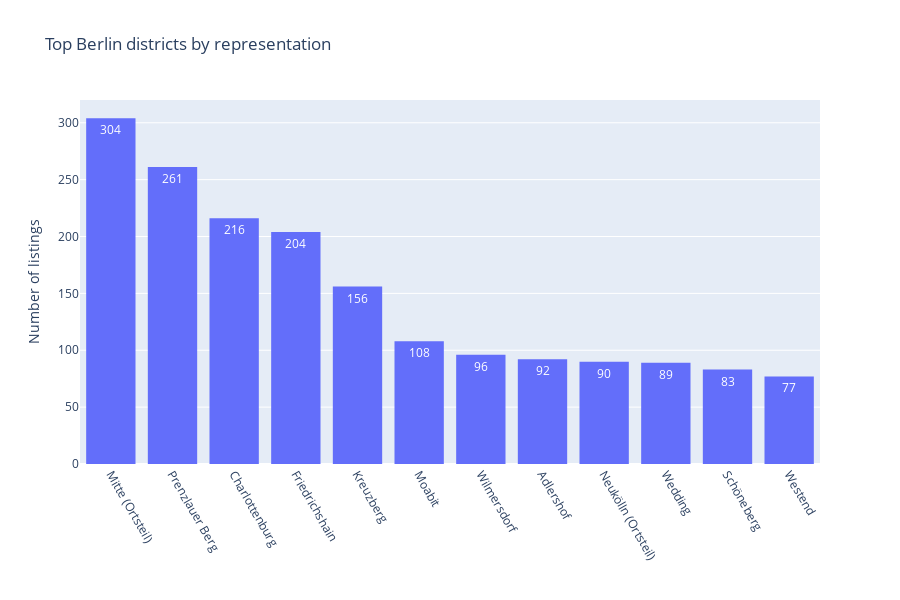

Source (notebook cell):
### Markdown cell above
### What districts of Berlin are the most popular for rental housing?

### Code cell
region_top = (
    dff.groupby("region")[["address"]]
    .agg({"address": "count"})
    .sort_values(by=["address"], ascending=False)
    .head(12)
    .to_dict()
)
region_minor = (
    dff.groupby("region")[["address"]]
    .count()
    .sort_values(by=["address"], ascending=False)
    .tail(12)
    .to_dict()
)
temp = dff[
    dff.region.isin([*region_top["address"].keys()])
]  # df with listings within top districts

fig = px.histogram(
    temp.region,
    title="Top Berlin districts by representation",
    text_auto=True,
    height=600,
)
fig.update_layout(xaxis_title="", yaxis_title="Number of listings")
fig.update_layout(xaxis={"categoryorder": "total descending"})
fig.update_traces(showlegend=False)
fig.update_xaxes(tickangle=60)

### Figure 1 — Plotly figure (JSON) as saved in the notebook; plotly's stock layout.template omitted (floating-point values rounded to 4 significant figures; data arrays with more than 128 entries replaced by an {"elided": "..."} marker saying what was removed)
{"data": [{"alignmentgroup": "True", "bingroup": "x", "hovertemplate": "variable=region<br>value=%{x}<br>count=%{y}<extra></extra>", "legendgroup": "region", "marker": {"color": "#636efa", "pattern": {"shape": ""}}, "name": "region", "offsetgroup": "region", "orientation": "v", "showlegend": false, "texttemplate": "%{value}", "type": "histogram", "x": {"elided": "1776 str values"}, "xaxis": "x", "yaxis": "y"}], "layout": {"barmode": "relative", "height": 600, "legend": {"title": {"text": "variable"}, "tracegroupgap": 0}, "title": {"text": "Top Berlin districts by representation"}, "xaxis": {"anchor": "y", "categoryorder": "total descending", "domain": [0, 1], "tickangle": 60, "title": {"text": ""}}, "yaxis": {"anchor": "x", "domain": [0, 1], "title": {"text": "Number of listings"}}}}
